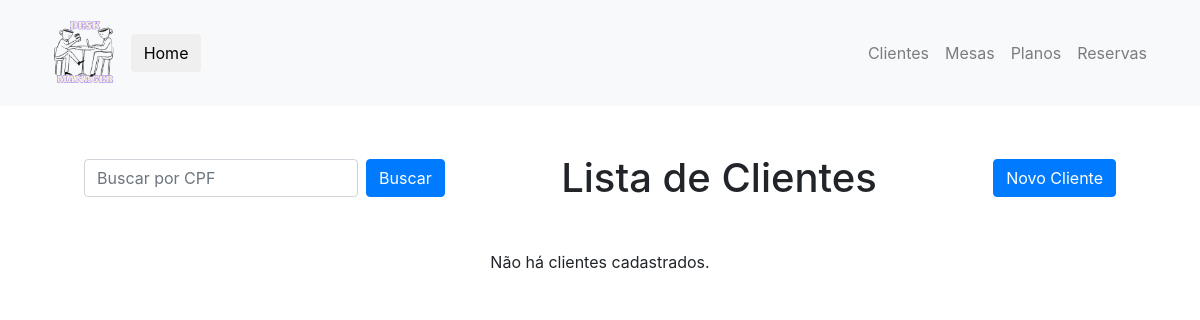
The app's page /buscar_cliente/00000000001, older data.
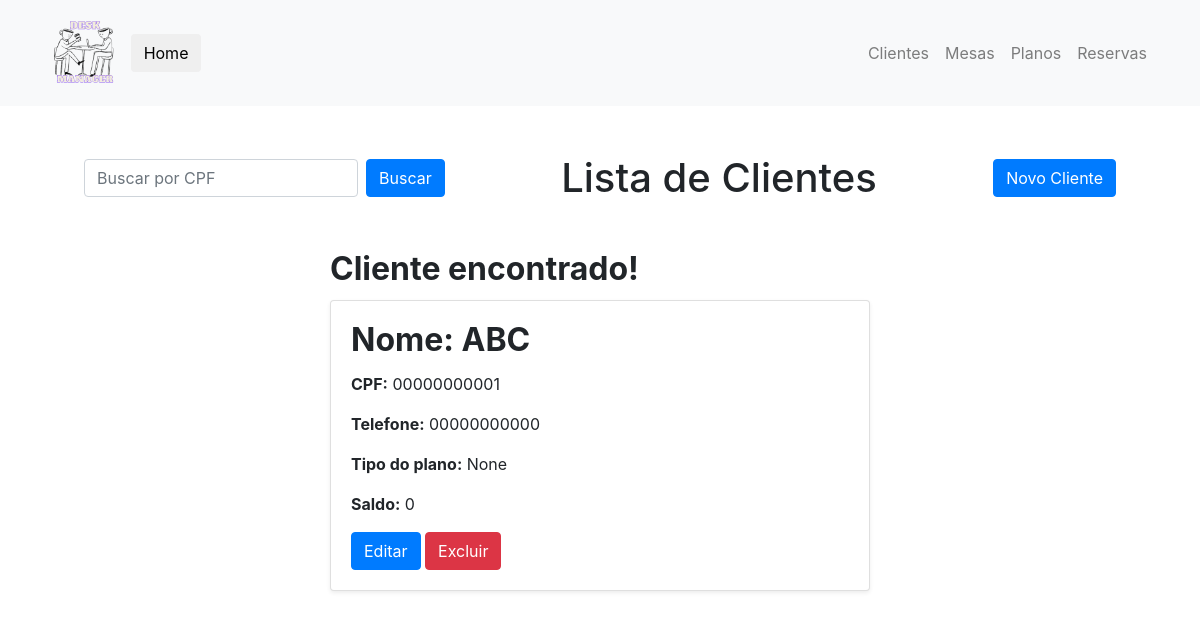
The same page, newer data.
### desk_manager/models.py (models this page shows, shortened)
class Cliente(db.Model):
    __tablename__ = 'cliente'
    id: so.Mapped[str] = so.mapped_column(sa.String, primary_key=True, default=generate_hex_id)
    nome: so.Mapped[str] = so.mapped_column(sa.String, nullable=False)
    cpf: so.Mapped[str] = so.mapped_column(sa.String, unique=True, nullable=False)
    telefone: so.Mapped[str] = so.mapped_column(sa.String, nullable=False)
    tipo_plano_id: so.Mapped[str] = so.mapped_column(sa.String, sa.ForeignKey("plano.id"), nullable=True)
    plano: so.Mapped["PlanoDeUso"] = so.relationship("PlanoDeUso", back_populates="clientes")
    reservas: so.Mapped[list["Reserva"]] = so.relationship("Reserva", back_populates="cliente")
    saldo: so.Mapped[int] = so.mapped_column(sa.Integer, nullable=True, default=0)
    def to_dict(self):
        return {
            'id': self.id,
            'nome': self.nome,
            'cpf': self.cpf,
            'telefone': self.telefone,
            'plano': self.plano.nome_do_plano if self.plano else None,  # Referência ao plano
            'saldo': self.saldo,
        }
    @classmethod
    def buscar_cliente_por_cpf(cls,cpf):
        return cls.query.filter_by(cpf=cpf).first()

### desk_manager/routes/cliente.py (the view)
@CLIENTE.route('/buscar_cliente/<string:cpf>', methods=['GET'])
def buscar_cliente_por_cpf(cpf):
    cliente = Cliente.buscar_cliente_por_cpf(cpf)
    if not cliente:
        return render_template('lista_clientes.html', cliente_escolhido=None)
    cliente_escolhido = cliente.to_dict()
    print(cliente_escolhido['cpf'])
    return render_template('lista_clientes.html', cliente_escolhido=cliente_escolhido)

### desk_manager/templates/lista_clientes.html (shortened to what this page needs)
{% extends "base.html" %}
{% block body %}
<div class="container my-5">
    <div class="d-flex justify-content-between align-items-center mb-5">
        <form id="buscarClienteForm" action="" method="GET" class="form-inline d-flex mx-4" onsubmit="buscarCliente(event)">
            <input type="text" id="cpfInput" class="form-control mr-2" placeholder="Buscar por CPF" required>
            <button type="submit" class="btn btn-primary">Buscar</button>
        </form>
        <h1 class="display-5 text-center my-0">Lista de Clientes</h1>
        <form action="{{ url_for('cliente.cadastrar_cliente') }}" method="GET" class="mx-4">
            <button type="submit" class="btn btn-primary">Novo Cliente</button>
        </form>
    </div>
</div>
    <div class="row">
        {% if cliente_escolhido %}
            <div class="col-md-6 offset-md-3">
                <h2 class="card-title"><strong>Cliente encontrado!</strong></h2>
                <div class="card shadow-sm">
                    <div class="card-body">
                        <h2 class="card-title"><strong>Nome: {{ cliente_escolhido["nome"] }}</strong></h2>
                        <p class="card-text"><strong>CPF:</strong> {{ cliente_escolhido["cpf"] }}</p>
                        <p class="card-text"><strong>Telefone:</strong> {{ cliente_escolhido["telefone"] }}</p>
                        <p class="card-text"><strong>Tipo do plano:</strong> {{ cliente_escolhido["plano"] }}</p>
                        <p class="card-text"><strong>Saldo:</strong> {{ cliente_escolhido["saldo"] }}</p>
                        <a href="{{ url_for('cliente.editar_cliente', cliente_id=cliente_escolhido['id']) }}" class="btn btn-primary">Editar</a>
                        <form action="{{ url_for('cliente.excluir_cliente', cliente_id=cliente_escolhido['id']) }}" method="POST" style="display:inline;">
                            <button type="submit" class="btn btn-danger">Excluir</button>
                        </form>
                    </div>
                </div>
            </div>
        {% else %}
            <div class="col-12">
                <p class="text-center">Não há clientes cadastrados.</p>
            </div>
        {% endif %}
    </div>
</div>
{% endblock %}

Row changes from the older to the newer data that the page shows:
added Cliente: nome "ABC", cpf "00000000001", telefone "00000000000"
Text that changed along with them:
{{ cliente_escolhido["plano"] }}: (not shown) → "None"
{{ cliente_escolhido["saldo"] }}: (not shown) → "0"
text no longer shown: "Não há clientes cadastrados."
text now shown: "Cliente encontrado! Nome: CPF: Telefone: Tipo do plano: Saldo: Editar Excluir"
